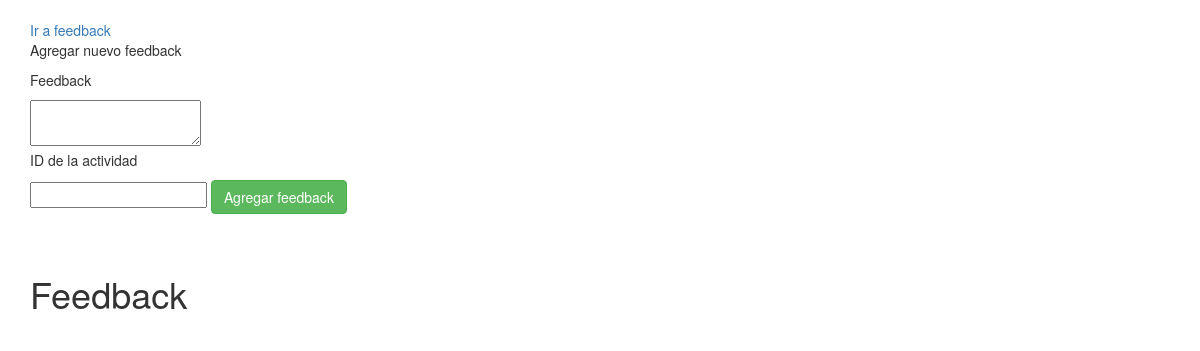
The page /managefeedback/20 on the database as committed earlier.
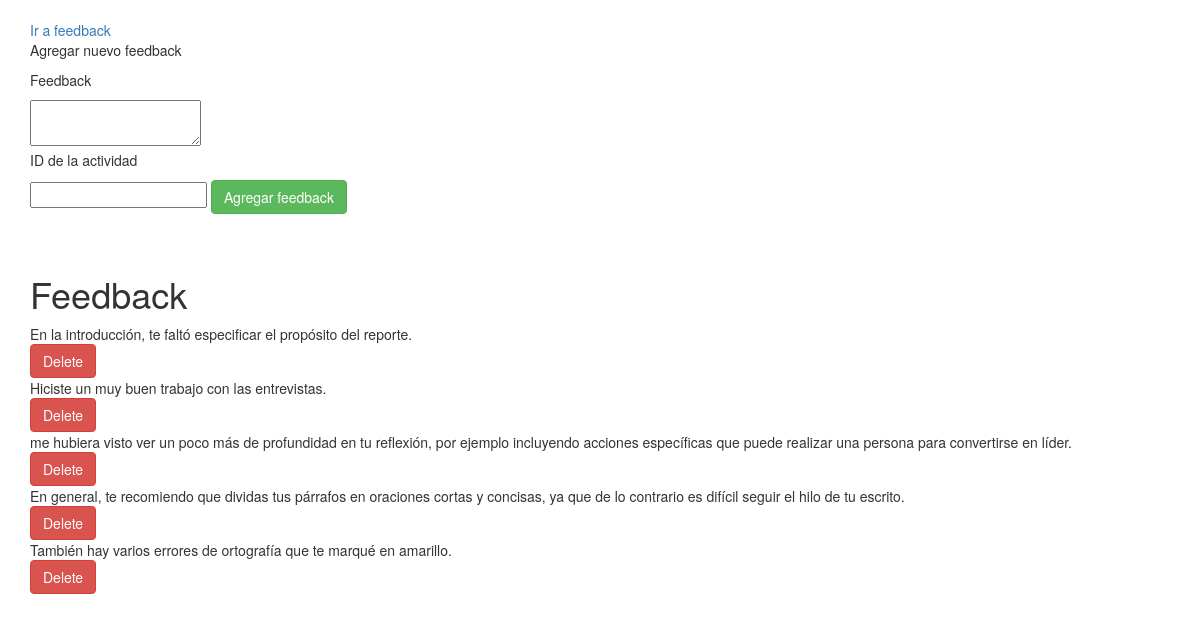
The same page on the database as committed later.
### feedbackinator/models.py (models this page shows)
class Feedback(db.Model):
	id = db.Column(db.Integer, primary_key=True)
	actividad = db.Column(db.Integer, db.ForeignKey("actividades.id"), nullable=False)
	feedback = db.Column(db.Text, nullable = False)
	def __repr__(self):
		return self.feedback

### feedbackinator/routes.py (the view)
@app.route("/managefeedback/<actividad>")
def managefeedback(actividad):
	feedback = Feedback.query.filter_by(actividad=actividad).all()
	return render_template("managefeedback.html", feedback=feedback, actividad=actividad)

### feedbackinator/templates/managefeedback.html (shortened to what this page needs)
{% extends "base.html" %}
{% block content %}
<div class="container mt-3 mb-10">
</div>
<div class="container mt-3 mb-10">
	<a href="/feedback/{{actividad}}">Ir a feedback</a>
    <p>Agregar nuevo feedback</p>
    <form class="form-inline my-2 my-lg-0" action="/nuevofeedback" method="POST">
    <p>Feedback</p>
    	<textarea id="feedback", name="feedback">
        </textarea><br>
    <p>ID de la actividad</p>
    <input type="text", id="nombreactividad", name="nombreactividad" required>
    <button type="submit" class="btn btn-success">Agregar feedback</button>
    </form>
</div>
<div class="container mt-3 mb-10">
</div>
<div class="container mt-3 mb-10">
</div>
<div class="container mt-3 mb-10">
    <h1>Feedback</h1>
</div>
<div class="container mt-3 mb-10">
	{% if feedback is not none %}
        {% for feed in feedback %}
        <div class="container">
            <div class="row mb-3">
                <div class="col">
                    {{ feed }}
                </div>
                <div class="col">
                    <form class="form-inline my2 my-lg-0" action="/borrarfeedback/{{ feed.id }}" method="POST">
                        <input type="submit" value="Delete" class="btn btn-danger">
                    </form>
                </div>
            </div>
        </div>
        {% endfor %}
    {% else %}
        <div class="container">
            <h4>Todavía no hay feedback.</h4>
        </div>
    {% endif %}
</div>
{% endblock %}

Rows that differ between the two databases and show on the page:
added Feedback: feedback "En la introducción, te faltó especificar el propósito del reporte."
added Feedback: feedback "Hiciste un muy buen trabajo con las entrevistas."
added Feedback: feedback "me hubiera visto ver un poco más de profundidad en tu reflexión, por ejemplo incluyendo acciones específicas que puede realizar una persona para convertirse en líder."
added Feedback: feedback "En general, te recomiendo que dividas tus párrafos en oraciones cortas y concisas, ya que de lo contrario es difícil seguir el hilo de tu escrito."
added Feedback: feedback "También hay varios errores de ortografía que te marqué en amarillo."
